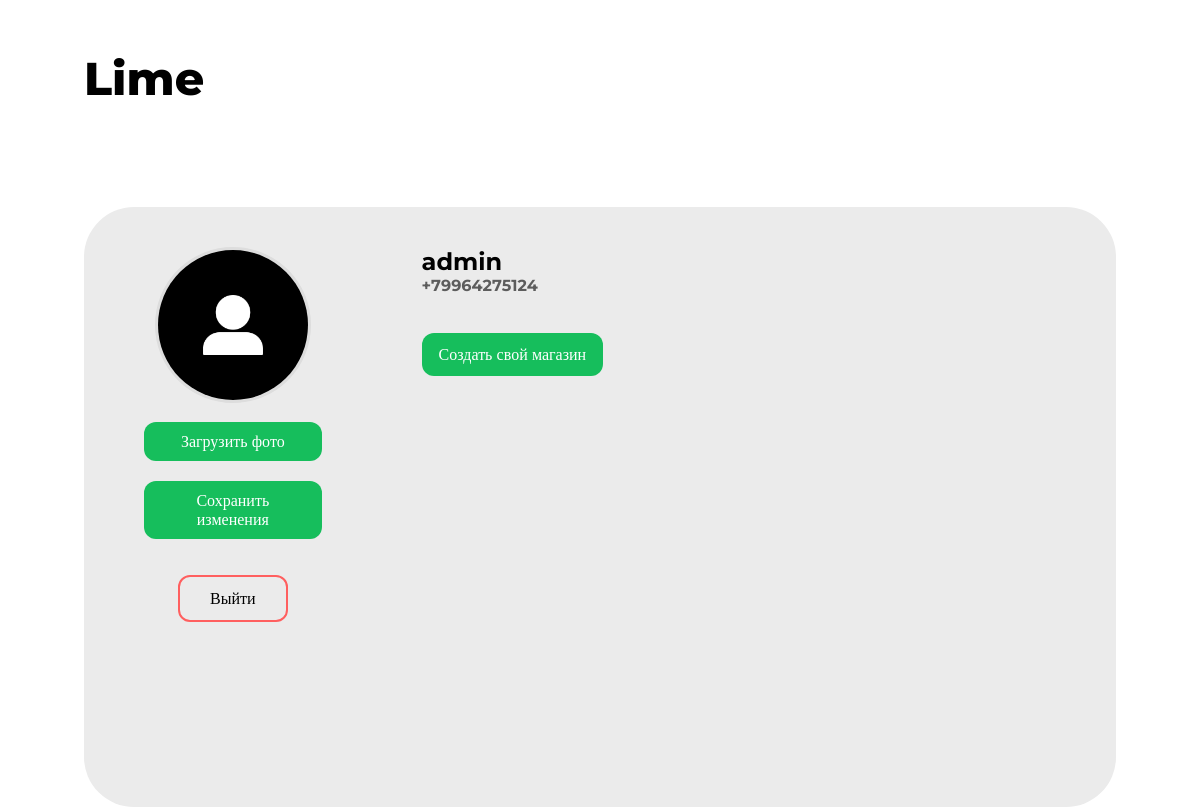
The app's page /profile.php (signed in) with its own data.
### tables this page shows
CREATE TABLE IF NOT EXISTS `users` (
  `id` int(11) NOT NULL AUTO_INCREMENT,
  `username` text NOT NULL,
  `password` varchar(50) NOT NULL,
  `phone` varchar(25) NOT NULL,
  `avatar` varchar(255) DEFAULT 'default_avatar.jpg',
  `role` enum('user','seller','admin') NOT NULL DEFAULT 'user',
  PRIMARY KEY (`id`),
  UNIQUE KEY `phone` (`phone`),
  UNIQUE KEY `username` (`username`) USING HASH
);

### profile.php (the view, shortened to what this page needs)
<?php
    require_once("config.php");
    $isLoggedIn = isset($_SESSION['username']);
    $username = $isLoggedIn ? $_SESSION['username'] : '';
    $stmt = $db->prepare("SELECT phone, avatar FROM users WHERE username = ?");
    $stmt->bind_param("s", $username);
    $stmt->execute();
    $result = $stmt->get_result();
    $user = $result->fetch_assoc();
    $avatar = !empty($user['avatar']) ? $user['avatar'] : 'default_avatar.jpg';
    $phone = $user['phone'] ?? '';
    $query = "SELECT id FROM magazine WHERE owner = ?";
    $stmt = $db->prepare($query);
    $stmt->execute([$username]);
    $has_magazine = $stmt->fetch() ? true : false;
?>
<!DOCTYPE html>
<html lang="en">
<head>
    <link rel="stylesheet" href="style/profile.css">
</head>
<body>
    <header>
        <div id="logo">
            <a href="index.php">
                <p>Lime</p>
            </a>
        </div>
    </header>
    <div class="user-info">
        <div class="info-left">
            <div class="avatar-container">
                <img src="uploads/avatars/<?php echo htmlspecialchars($avatar); ?>" alt="Аватар" class="avatar">
                <form action="upload_avatar.php" method="POST" enctype="multipart/form-data">
                    <label for="upload-photo" id="custom-upload-file">
                        Загрузить фото
                    </label>
                    <button type="submit">Сохранить изменения</button>
                </form>
                <a id="logout" href="logout.php">Выйти</a>
            </div>
        </div>
        <div class="info-right">
            <h2 id="username"><?php echo htmlspecialchars($username)?></h2>
            <h4 id="phone" style="opacity: 60%;"><?php echo htmlspecialchars($phone)?></h4>
            <?php if ($has_magazine): ?>
                <a id="magazine" href="magazine.php">Мой магазин</a>
            <?php else: ?>
                <a id="create" href="create-magazine.php">Создать свой магазин</a>
            <?php endif; ?>
        </div>
    </div>
</body>
</html>

### style/profile.css (style rules this page uses)
* { padding: 0; margin: 0; }
a { text-decoration: none; color: black; }
body { font-family: 'Montserrat'; padding: 0; margin: 0; }
header { padding-left: 7%; padding-right: 7%; padding-top: 50px; padding-bottom: 100px; }
#logo { width: 110px; }
#logo a p { font-weight: 800; font-size: 46px; }
.user-info { font-family: 'Montserrat'; display: flex; flex-direction: row; width: 86%; height: 75vh; margin: auto; border-radius: 50px; background-color: #ebebeb; }
.info-left { width: 30%; }
.avatar-container { text-align: center; margin-top: 40px; margin-bottom: 20px; }
.avatar { width: 150px; height: 150px; border-radius: 50%; object-fit: cover; border: 3px solid #ddd; margin-bottom: 15px; }
.avatar-container form { display: flex; flex-direction: column; width: 60%; margin: auto; }
#custom-upload-file { margin-bottom: 20px; background-color: #16be5c; color: white; padding: 10px 15px; border: none; border-radius: 12px; cursor: pointer; }
.avatar-container form button { font-family: 'Montserrat'; font-size: 16px; background-color: #16be5c; transition: all 200ms; color: white; padding: 10px 15px; border: none; border-radius: 12px; cursor: pointer; margin-bottom: 50px; }
#logout { padding: 12px 30px; border-radius: 12px; border: 2px solid #ff5f5f; outline: none; transition: all 200ms; }
.info-right { padding-top: 40px; padding-left: 40px; width: 70%; }
#phone { margin-bottom: 50px; }
#create, #magazine { background-color: #16be5c; padding: 12px 17px; border-radius: 12px; color: white; }

### records on screen
users: avatar (picture), phone "+79964275124"

### other values on screen
$username "admin"
